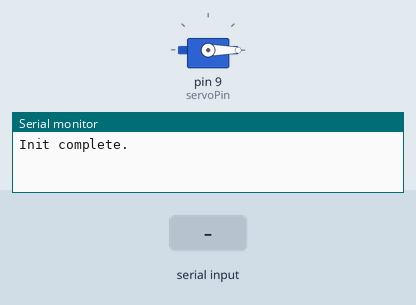
Bench run of a program on a simulated Arduino Uno, built with avr-gcc and run on an emulated ATmega328P. On the bench: servo, the last lines printed to the serial monitor. Wiring (inferred from the names in the program): servo: signal pin 9. Inputs (shaded band) come from the test bench. Servo pulses on a pin are drawn as a servo (544–2400 µs = 0–180°).

Above: at 1.2 s.
1.3 s: "30,150\n" received over Serial
At 2.9 s:
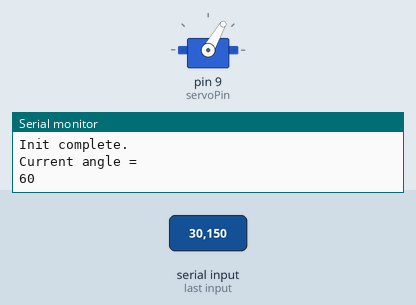
At 6.0 s:
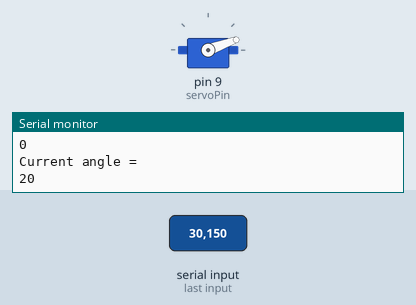
7.3 s: "90,45\n" received over Serial
At 10.2 s:
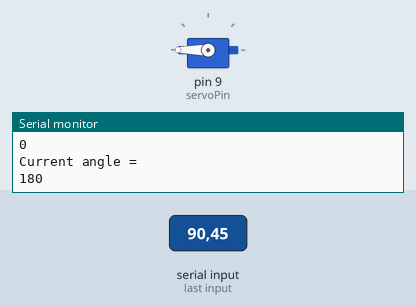
13.3 s: "200\n" received over Serial
Timing chart, 0 to 18.3 s (numbered marks = the images above; inputs shaded):
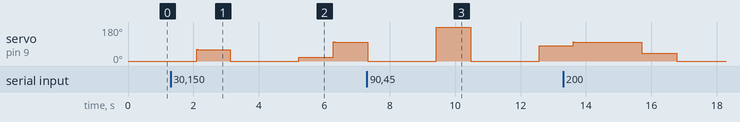

The program:

main.cpp
```cpp
#include <Arduino.h>

int servoPin = 9;
int angle;

void servoPulseController(int angle);

void setup()
{
    Serial.begin(9600);
    pinMode(servoPin, OUTPUT);
    Serial.println("Init complete.");
}

void loop()
{
    int value = Serial.read();
    if (value >= '0' && value <= '9')
    {
        value = value - '0';
        angle = value * 20;
        Serial.println("Current angle = ");
        Serial.println(angle, DEC);
    }

    for (int i = 0; i <= 50; i++)
    {
        servoPulseController(angle);
    }
}

void servoPulseController(int angle)
{
    int pulseWidth = (angle * 11) + 500;
    digitalWrite(servoPin, HIGH);
    delayMicroseconds(pulseWidth);
    digitalWrite(servoPin, LOW);
    delay(20 - pulseWidth / 1000);
}
```

Measured:
- after the input at 1.3 s, servo on pin 9 (servoPin): 0° → 60° after 0.80 s, → 0° 1.0 s later, → 20° 2.1 s later, → 100° 1.1 s later
